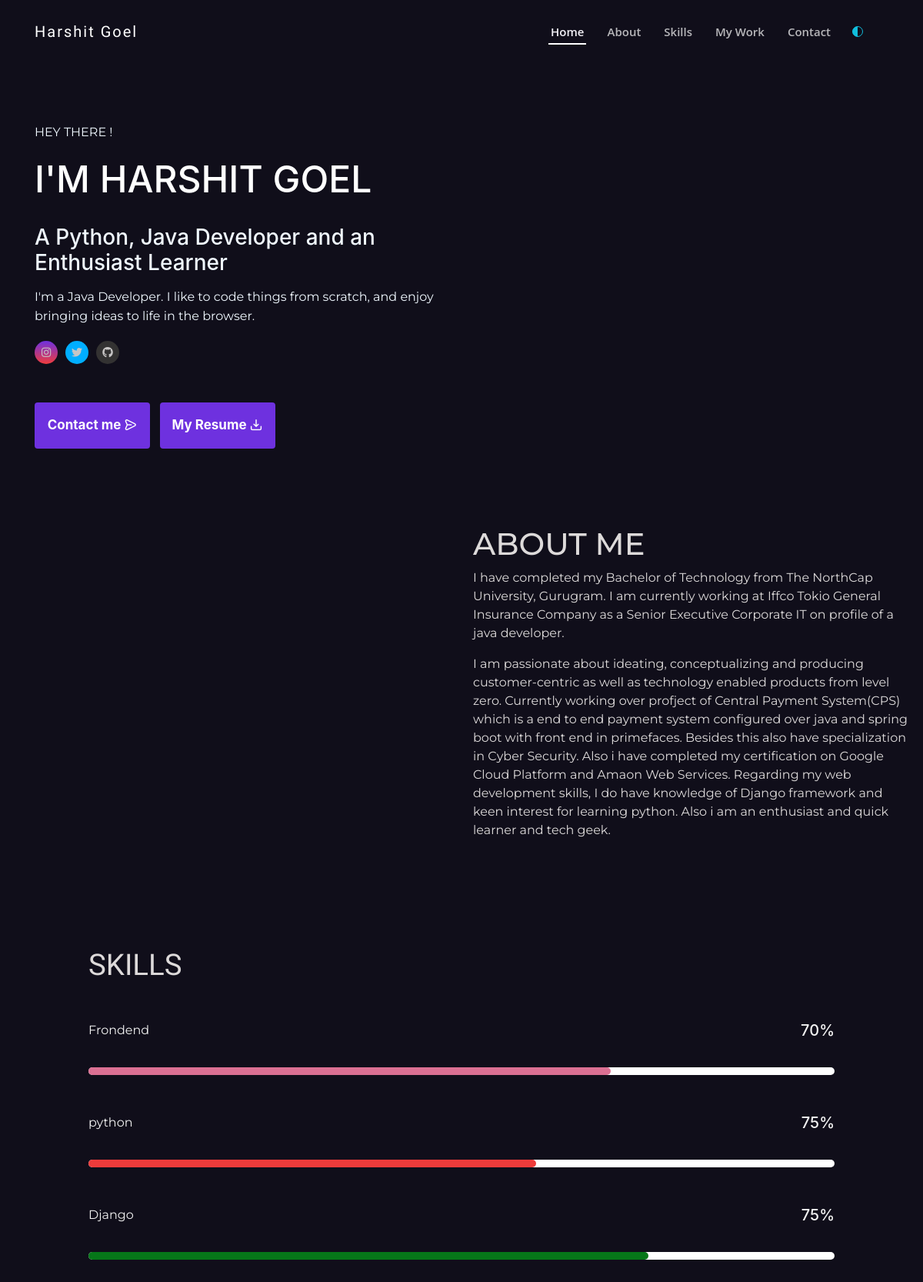
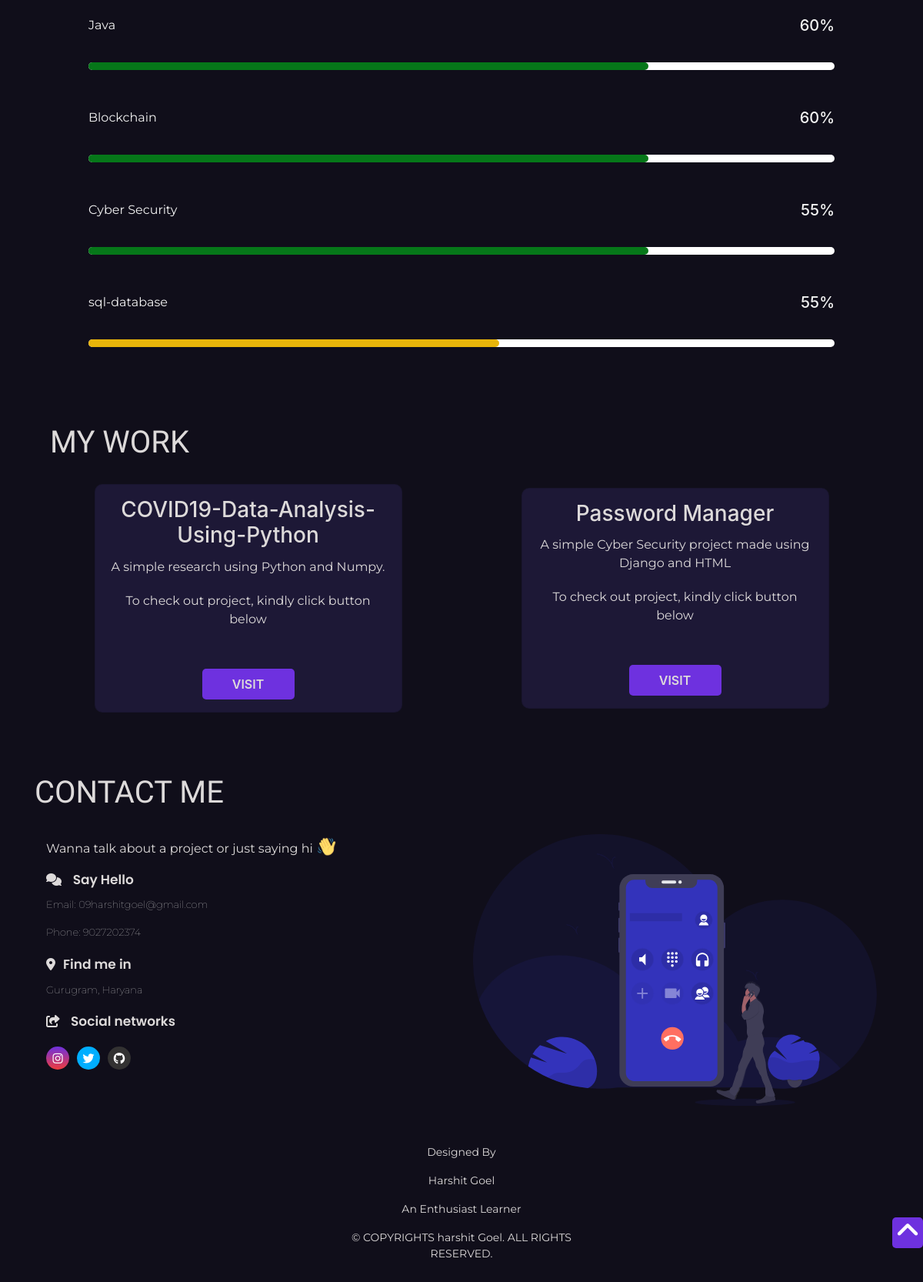
The page / on the database its author committed (2 pictures, top to bottom).
### feeds/models.py (models this page shows, shortened)
class PersonalInformation(models.Model):
    name_complete = models.CharField(max_length=50, blank=True, null=True)
    avatar = models.URLField(blank=True, null=True)
    mini_about = models.TextField(blank=True, null=True)
    address = models.CharField(max_length=100, blank=True, null=True)
    phone = models.CharField(max_length=20, blank=True, null=True)
    email = models.EmailField(max_length=255, blank=True, null=True)
    cv = models.FileField(upload_to='cv', blank=True, null=True)
    github = models.URLField(blank=True, null=True)
    linkedin = models.URLField(blank=True, null=True)
    facebook = models.URLField(blank=True, null=True)
    twitter = models.URLField(blank=True, null=True)
    instagram = models.URLField(blank=True, null=True)
    mycv = models.URLField(blank=True, null=True)

class About(models.Model):
    title = models.CharField(max_length=20, blank=True, null=True)
    description1 = models.TextField(blank=False, null=True)
    description2 = models.TextField(blank=False, null=True)
    about_avatar = models.URLField(blank=True, null=True)

class Projects(models.Model):
    title = models.CharField(max_length=50, blank=True, null=True)
    skill = models.TextField(max_length=230, blank=True, null=True)
    link = models.URLField(blank=True, null=True)

### feeds/views.py (the view)
# urls.py: path('',views.home_page,name="main_home" )
def home_page(request):
    myinfo = PersonalInformation.objects.all()
    myabout = About.objects.all()
    myskills = Projects.objects.all()
    skills = Skills.objects.all()
    context = {
        "info": myinfo,
        "about": myabout,
        "skills": myskills,
        "know": skills
    }
    return render(request, 'home_page.html', context)

### feeds/templates/home_page.html (shortened to what this page needs)
{% load static %}
<!DOCTYPE html>
<html lang="en">
<head>
    <link rel="stylesheet" href="https://unpkg.com/aos@next/dist/aos.css" />
    <link rel="stylesheet" href="https://code.ionicframework.com/ionicons/2.0.1/css/ionicons.min.css">
    <link rel="stylesheet" href="https://unicons.iconscout.com/release/v4.0.0/css/line.css">
    <link rel="stylesheet" href="https://allyoucan.cloud/cdn/icofont/1.0.1/icofont.css">
    <link href='https://cdn.jsdelivr.net/npm/boxicons@2.0.5/css/boxicons.min.css' rel='stylesheet'>
    <link rel="stylesheet" href="https://stackpath.bootstrapcdn.com/bootstrap/4.3.1/css/bootstrap.min.css">
    <link rel="stylesheet" href="{% static 'css/main.css' %}">
</head>
<body data-aos-easing="ease" data-aos-duration="1500" data-aos-delay="0">
    <header id="header" class="fixed-top ">
        <div class="container-fluid  navbur">
            <div class="navi">
                <div class="col-xl-9 d-flex align-items-center lefty">
                    <h1 class="logo mr-auto"><a href="#">Harshit Goel</a></h1>
                    <nav class="nav-menu d-none d-lg-block float-right">
                        <ul>
                            <li class="active"><a href="#home">Home</a></li>
                            <li><a href="#about">About</a></li>
                            <li><a href="#skills">Skills</a></li>
                            <li><a href="#work">My Work</a></li>
                            <li><a href="#contact">Contact</a></li>
                            <div class="invert pl-4 " id="theme-button">
                                <ion-icon name='contrast-outline' style="color:rgb(17, 190, 221)"></ion-icon>
                            </div>
                        </ul>
                    </nav>
                </div>
            </div>
        </div>
    </header>
    <section class=" descript "  id="home">
        <div class="container ">
            <div class="small-container ">
                <div class="row">
                    <div class="col-md-6 initial-0 aos-init " data-aos="zoom-in" data-aos-delay="200">
                        <p id="hey">HEY THERE !</p>
                        {% for infor in info %}
                        <h1 id="name">I'M <span>{{infor.name_complete}}</span> </h1>
                        <h3> A Python, Java Developer and an Enthusiast Learner</h3>
                        <p> {{infor.mini_about}}</p>
                        <div class="social">
                            <a href="{{infor.instagram}}"> <i class="fa fa-instagram"></i></a>
                            <a href="{{infor.twitter}}"> <i class="fa fa-twitter"></i></a>
                            <a href="{{infor.github}}"><i class="fa fa-github"></i>
                            </a>
                        </div>
                        <div class="button">
                            <a href="mailto:{{infor.email}}"> <button class="main-button2">Contact me <i class="uil uil-message"style="" ></i>  </button></a>
                            <a class="main-button ml-2" href="{{infor.mycv}}" target="_blank" rel="noopener noreferrer"> <button id="btn2">My Resume <i class="uil uil-import"></i></i>
                            </button></a>
                        </div>
                    </div>
                    <div class="col-md-6 initial-1 aos-init" data-aos="zoom-in" data-aos-delay="300">
                    </div>
                    {% endfor %}
                </div>
            </div>
        </div>
    </section>
    <section class="about its-me " id="about">
        <div class="container2">
            <div class="small-container2 ">
                <div class="row2 initial-3">
                    {% for aboutme in about %}
                    <div class="col-md-6 aos-init" data-aos="fade-up-right" data-aos-delay="700">
                    </div>
                    <div class="col-md-6 initial-4">
                        <div class="title aos-init" data-aos="zoom-in" data-aos-delay="200">
                            <h1>{{aboutme.title}}</h1>
                        </div>
                        <p data-aos="zoom-in" data-aos-delay="200" class="aos-init">{{aboutme.description1}}</p>
                        <p data-aos="zoom-in" data-aos-delay="200" class="aos-init">{{aboutme.description2}}</p>
                        {% endfor %}
                    </div>
                </div>
            </div>
        </div>
        <article>
            <div class="container skills" id="skills">
                <div class="small-container">
                    <div class="row9">
                        <div class="col-md-10 initial-5">
                            <div class="title">
                                <h1 class="">SKILLS</h1>
                            </div>
                            <div class="all-bars">
                                <div class="bars aos-init" data-aos="zoom-in" data-aos-delay="800">
                                    <div class="bar-info">
                                        <p>Frondend</p>
                                        <h5>70%</h5>
                                    </div>
                                    <div class="bar">
                                        <p id="one"></p>
                                    </div>
                                </div>
                                <div class="bars aos-init" data-aos="zoom-in" data-aos-delay="400">
                                    <div class="bar-info">
                                        <p>python</p>
                                        <h5>75%</h5>
                                    </div>
                                    <div class="bar">
                                        <p id="four"></p>
                                    </div>
                                </div>
                                <div class="bars aos-init" data-aos="zoom-in" data-aos-delay="600">
                                    <div class="bar-info">
                                        <p>Django</p>
                                        <h5>75%</h5>
                                    </div>
                                    <div class="bar">
                                        <p id="seven"></p>
                                    </div>
                                </div>
                                <div class="bars aos-init" data-aos="zoom-in" data-aos-delay="600">
                                    <div class="bar-info">
                                        <p>Java</p>
                                        <h5>60%</h5>
                                    </div>
                                    <div class="bar">
                                        <p id="seven"></p>
                                    </div>
                                </div>
                                <div class="bars aos-init" data-aos="zoom-in" data-aos-delay="600">
                                    <div class="bar-info">
                                        <p>Blockchain</p>
                                        <h5>60%</h5>
                                    </div>
                                    <div class="bar">
                                        <p id="seven"></p>
                                    </div>
                                </div>
                                <div class="bars aos-init" data-aos="zoom-in" data-aos-delay="600">
                                    <div class="bar-info">
                                        <p>Cyber Security</p>
                                        <h5>55%</h5>
                                    </div>
                                    <div class="bar">
                                        <p id="seven"></p>
                                    </div>
                                </div>
                                <div class="bars aos-init" data-aos="zoom-in" data-aos-delay="700">
                                    <div class="bar-info">
                                        <p>sql-database</p>
                                        <h5>55%</h5>
                                    </div>
                                    <div class="bar">
                                        <p id="five"></p>
                                    </div>
                                </div>
                            </div>
                        </div>
                    </div>
                </div>
            </div>
        </article>
    </section>
    <div class="work">
        <div class="container" id="work">
            <div class="title2">
                <h1>MY WORK</h1>
            </div>
            <div class="small-container">
                <div class="row3">
                    {% for sys in skills %}
                    <div class="card initial-6  w- aos-init" data-aos="zoom-in" data-aos-delay="500">
                        <div class="card-body col-5-info px-3 py-3">
                            <h3 class="pb-1">{{sys.title}}</h3>
                            <p class="pb-1">{{sys.skill}}</p>
                            <p class="pb-1">To check out project, kindly click button below</p>
                        </div>
                        <div class="card-body col-5-info px-3 py-3">
                        <button><a href="{{sys.link}}">VISIT</a></button>
                        </div>
                    </div>
                    {% endfor %}
                </div>
            </div>
        </div>
    </div>
    <footer id="contact">
        <div class="container">
            <div class="title5">
                <h1>CONTACT ME</h1>
            </div>
            <div class="small-container">
                <div class="row4">
                                         {% for infor in info %}
                    <div class="col-md-6 initial-8 aos-init" data-aos="fade-down-right" data-aos-delay="300">
                        <p id="helo">Wanna talk about a project or just saying hi <img src="{%  static 'images/e.png' %}" alt="" id="e" class="wave"></p>
                        <div class="contact-info">
                            <div class="c-ico">
                    <i class="fa fa-comments"></i> <span id="io">Say Hello</span></i>
                            </div>
                            <p>Email: <span>{{infor.email}}</span></p>
                            <p>Phone: <span>{{infor.phone}}</span></p>
                        </div>
                        <div class="contact-info">
                            <div class="c-ico">
                                <i class="fa fa-map-marker"></i><span id="io">Find me in</span>
                            </div>
                            <p><span>{{infor.address}}</span></p>
                        </div>
                        <div class="contact-info obojo">
                            <div class="c-ico">
                                <i class="fa fa-share-square-o"> <span id="io">Social networks</span> </i>
                            </div>
                            <h4>
                                <a href="{{infor.instagram}}" class="m1"> <i class="fa fa-instagram"></i></a>
                                  <a href="{{infor.twitter}}" class="m1"> <i class="fa fa-twitter"></i></a>
                                <a href="{{infor.github}}"><i class="fa fa-github"></i>
                                </a>
                            </h4>
                        </div>
                    </div>
                    <div class=" col-md-6 initial-7 aos-init " data-aos="zoom-in " data-aos-delay="700 ">
                        <img src="{% static 'images/19.svg' %} " alt=" ">
                    </div>
                 {% endfor %}
                </div>
                <div class="footing ">
                    <div class="row justify-content-center ">
                        <div class="col-md-4 ">
                            <p>Designed By </p>
                            <p>Harshit Goel</p>
                            <p>An Enthusiast Learner</p>
                            <p id="copy ">© COPYRIGHTS harshit Goel. ALL RIGHTS RESERVED.
                        </div>
                    </div>
                </div>
            </div>
        </div>
        <div class="up-arrow ">
            <div class="arrow ">
                <a href="# "><i class="fa fa-angle-up "></i>
            </a>
            </div>
        </div>
    </footer>
</body>
</html>

### rows shown on the page
PersonalInformation: name_complete "HARSHIT GOEL", mini_about "I'm a Java Developer. I like to code things from scratch, and enjoy bringing ideas to life in the browser.", email "09harshitgoel@gmail.com", phone "9027202374", address "Gurugram, Haryana"
About: title "ABOUT ME", description1 "I have completed my Bachelor of Technology from The NorthCap University, Gurugram. I am currently working at Iffco Tokio General Insurance Company as a Senior Executive Corporate IT on profile of a java developer.", description2 "I am passionate about ideating, conceptualizing and producing customer-centric as well as technology enabled products from level zero. Currently working over profject of Central Payment System(CPS) which is a end to end payment system configured over java and spring boot with front end in primefaces. Besides this also have specialization in Cyber Security. Also i have completed my certification on Google Cloud Platform and Amaon Web Services. Regarding my web development skills, I do have knowledge of Django framework and keen interest for learning python. Also i am an enthusiast and quick learner and tech geek."
Projects: title "COVID19-Data-Analysis-Using-Python", skill "A simple research using Python and Numpy."
Projects: title "Password Manager", skill "A simple Cyber Security project made using Django and HTML"
